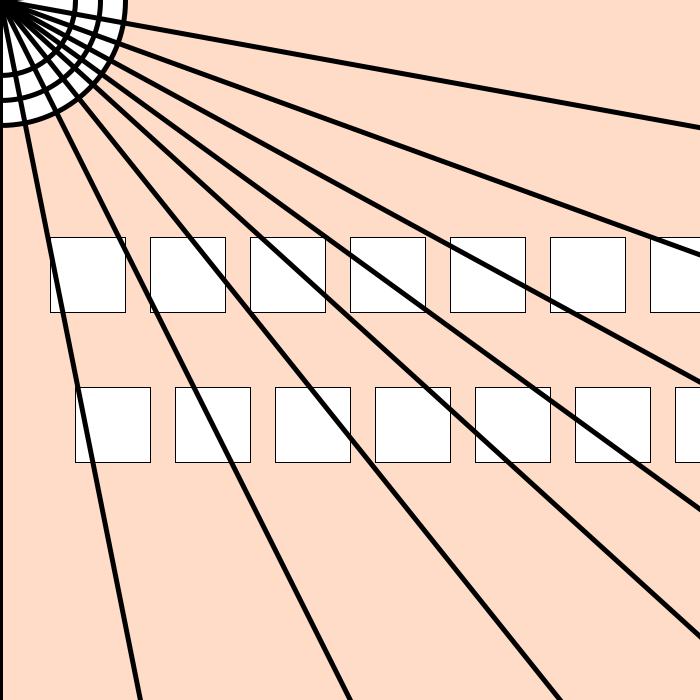
Frame 1 (no input)
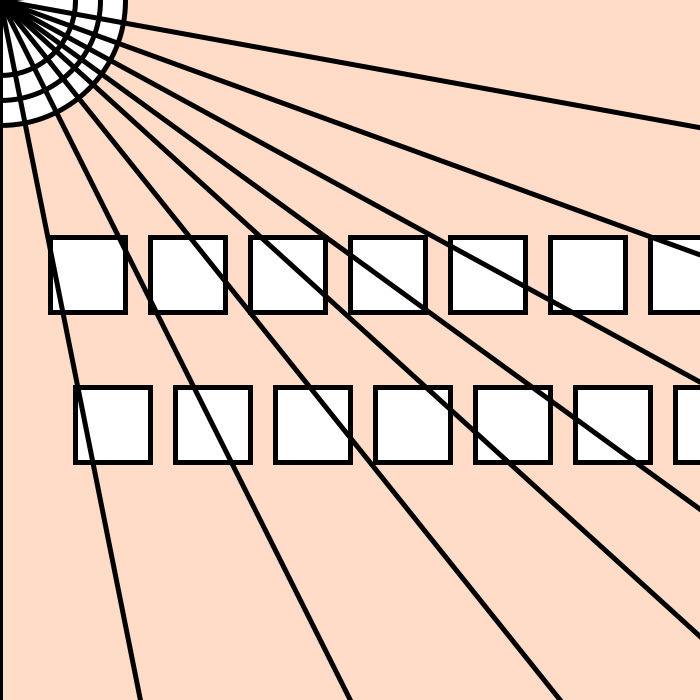
Frame 60 (the mouse pressed at the canvas centre just before this capture)
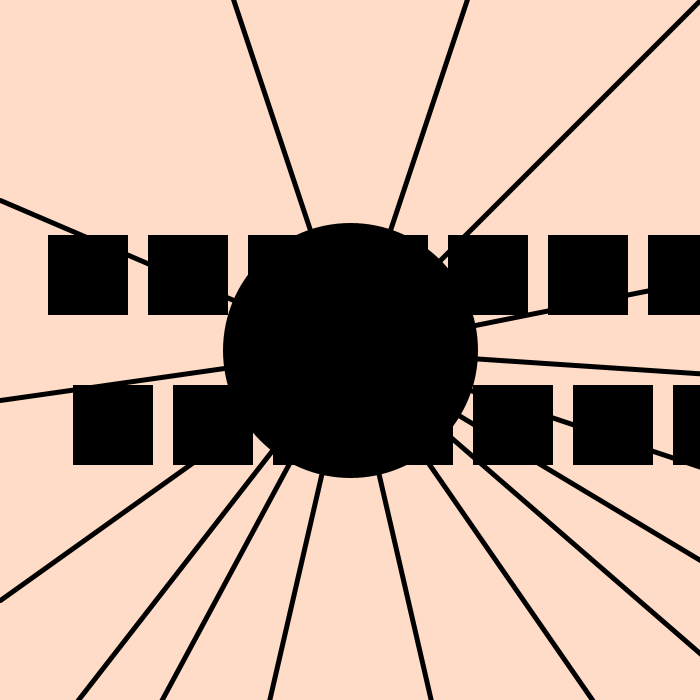
Frame 120 (the mouse held since frame 60 and released just before this capture)

The Processing sketch that drew these frames (run headless with seeded random() and noise(); from frame 60 on, the mouse is pressed at the canvas centre):

// Processing sketch: Assignment_3
// ── Assignment_3.pde

// Name: Samuel Cheung
// Title: Beta Sketch
// Instructions: Move your mouse over the screen and click to change the color of the circle.



void setup(){
  size (700,700);
}

void draw() {
  // Draw the background for the first sketch
  background(255, 220, 200);
  
  int x = 50;
  
  // Draw rectangles in the top row
  while (x < width) {
    rect(x, height/2 - 112.5, 75, 75);
    x += 100;
  }
  
  x = 75; // Start from the second column
  // Draw rectangles in the bottom row
  while (x < width) {
    rect(x, height/2 + 37.5, 75, 75);
    x += 100;
  }
  
  // Draw the second sketch on top of the first one
  int d = 150; 
  float e = 200; 
  float f = 250;
  strokeWeight(5);
  ellipse(mouseX, mouseY, f, f); // target 1
  ellipse(mouseX, mouseY, e, e); // target 2
 
  if (mousePressed == true) { // conditional statement
    fill(0);
  } else {
    fill(255);
    ellipse(mouseX, mouseY, d, d); // target 3
  }

  line(200,-100,mouseX,mouseY); // line 1
  line(500,-100,mouseX,mouseY); // line 2
  line(800,-100, mouseX,mouseY); // line 3
  line(0,200,mouseX,mouseY); // line 4
  line(0,400,mouseX,mouseY); // line 5
  line(0,600,mouseX,mouseY); // line 6
  line(0,800,mouseX,mouseY); // line 7
  line(0,1000,mouseX,mouseY); // line 8
  line(200,1000,mouseX,mouseY); // line 9
  line(500,1000,mouseX,mouseY); // line 10
  line(800,1000,mouseX,mouseY); // line 11
  line(1100,1000,mouseX,mouseY); // line 12
  line(1100,800,mouseX,mouseY); // line 13
  line(1100,600,mouseX,mouseY); // line 14
  line(1100,400,mouseX,mouseY); // line 15
  line(1100,200,mouseX,mouseY); // line 16
}
